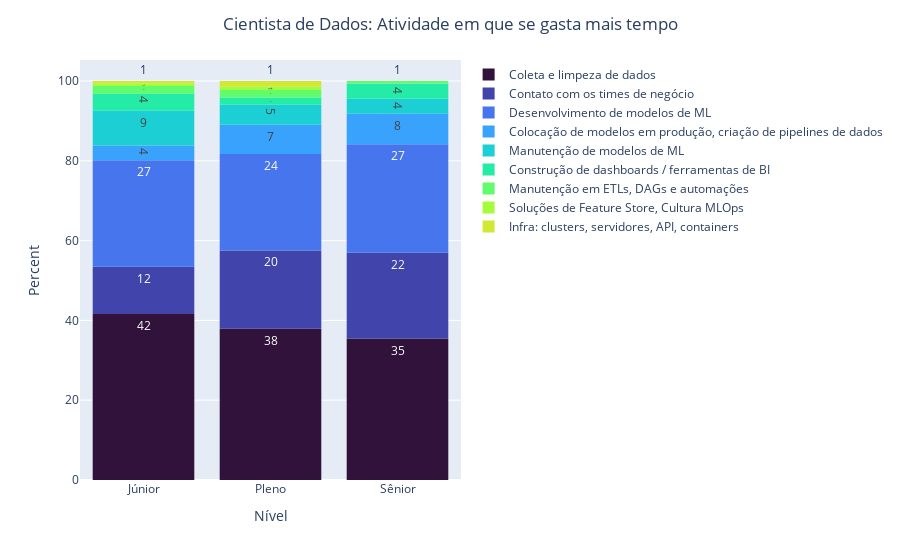

Notebook cell for this chart:
### Markdown cell above
As três principais atividades exercidas pelos cientistas de dados, independentemente da senioridade, são Coleta e limpeza de dados, Contato com os times de negócio e Desenvolvimento de modelos de Machine Learning.  
Conforme o nível de senioridade aumenta, nota-se que diminui a proporção da coleta e da limpeza de dados e aumenta a do contato com os times de negócio.

### Code cell
fig =px.histogram(df_atividade_melt_sg, y='value', color="variable", x="('P2_g ', 'Nivel')",barnorm='percent',text_auto='.0f', color_discrete_sequence= px.colors.sequential.Turbo, barmode='relative',labels={"variable":"","('P2_g ', 'Nivel')":"Nível"})
fig.update_layout(title={"text": "Cientista de Dados: Atividade em que se gasta mais tempo", "x": 0.5}, yaxis_title="Percent")
fig.show()

### Figure 1 — Plotly figure (JSON) as saved in the notebook; plotly's stock layout.template omitted (floating-point values rounded to 4 significant figures)
{"data": [{"alignmentgroup": "True", "bingroup": "x", "histfunc": "sum", "hovertemplate": "=Coleta e limpeza de dados<br>Nível=%{x}<br>sum of value (normalized as percent)=%{y}<extra></extra>", "legendgroup": "Coleta e limpeza de dados", "marker": {"color": "#30123b", "pattern": {"shape": ""}}, "name": "Coleta e limpeza de dados", "offsetgroup": "Coleta e limpeza de dados", "orientation": "v", "showlegend": true, "texttemplate": "%{value:.0f}", "type": "histogram", "x": ["Júnior", "Pleno", "Sênior"], "xaxis": "x", "y": [67, 83, 56], "yaxis": "y"}, {"alignmentgroup": "True", "bingroup": "x", "histfunc": "sum", "hovertemplate": "=Contato com os times de negócio<br>Nível=%{x}<br>sum of value (normalized as percent)=%{y}<extra></extra>", "legendgroup": "Contato com os times de negócio", "marker": {"color": "#4145ab", "pattern": {"shape": ""}}, "name": "Contato com os times de negócio", "offsetgroup": "Contato com os times de negócio", "orientation": "v", "showlegend": true, "texttemplate": "%{value:.0f}", "type": "histogram", "x": ["Júnior", "Pleno", "Sênior"], "xaxis": "x", "y": [19, 43, 34], "yaxis": "y"}, {"alignmentgroup": "True", "bingroup": "x", "histfunc": "sum", "hovertemplate": "=Desenvolvimento de modelos de ML<br>Nível=%{x}<br>sum of value (normalized as percent)=%{y}<extra></extra>", "legendgroup": "Desenvolvimento de modelos de ML", "marker": {"color": "#4675ed", "pattern": {"shape": ""}}, "name": "Desenvolvimento de modelos de ML", "offsetgroup": "Desenvolvimento de modelos de ML", "orientation": "v", "showlegend": true, "texttemplate": "%{value:.0f}", "type": "histogram", "x": ["Júnior", "Pleno", "Sênior"], "xaxis": "x", "y": [43, 53, 43], "yaxis": "y"}, {"alignmentgroup": "True", "bingroup": "x", "histfunc": "sum", "hovertemplate": "=Colocação de modelos em produção, criação de pipelines de dados<br>Nível=%{x}<br>sum of value (normalized as percent)=%{y}<extra></extra>", "legendgroup": "Colocação de modelos em produção, criação de pipelines de dados", "marker": {"color": "#39a2fc", "pattern": {"shape": ""}}, "name": "Colocação de modelos em produção, criação de pipelines de dados", "offsetgroup": "Colocação de modelos em produção, criação de pipelines de dados", "orientation": "v", "showlegend": true, "texttemplate": "%{value:.0f}", "type": "histogram", "x": ["Júnior", "Pleno", "Sênior"], "xaxis": "x", "y": [6, 16, 12], "yaxis": "y"}, {"alignmentgroup": "True", "bingroup": "x", "histfunc": "sum", "hovertemplate": "=Manutenção de modelos de ML<br>Nível=%{x}<br>sum of value (normalized as percent)=%{y}<extra></extra>", "legendgroup": "Manutenção de modelos de ML", "marker": {"color": "#1bcfd4", "pattern": {"shape": ""}}, "name": "Manutenção de modelos de ML", "offsetgroup": "Manutenção de modelos de ML", "orientation": "v", "showlegend": true, "texttemplate": "%{value:.0f}", "type": "histogram", "x": ["Júnior", "Pleno", "Sênior"], "xaxis": "x", "y": [14, 11, 6], "yaxis": "y"}, {"alignmentgroup": "True", "bingroup": "x", "histfunc": "sum", "hovertemplate": "=Construção de dashboards / ferramentas de BI<br>Nível=%{x}<br>sum of value (normalized as percent)=%{y}<extra></extra>", "legendgroup": "Construção de dashboards / ferramentas de BI", "marker": {"color": "#24eca6", "pattern": {"shape": ""}}, "name": "Construção de dashboards / ferramentas de BI", "offsetgroup": "Construção de dashboards / ferramentas de BI", "orientation": "v", "showlegend": true, "texttemplate": "%{value:.0f}", "type": "histogram", "x": ["Júnior", "Pleno", "Sênior"], "xaxis": "x", "y": [7, 4, 6], "yaxis": "y"}, {"alignmentgroup": "True", "bingroup": "x", "histfunc": "sum", "hovertemplate": "=Manutenção em ETLs, DAGs e automações<br>Nível=%{x}<br>sum of value (normalized as percent)=%{y}<extra></extra>", "legendgroup": "Manutenção em ETLs, DAGs e automações", "marker": {"color": "#61fc6c", "pattern": {"shape": ""}}, "name": "Manutenção em ETLs, DAGs e automações", "offsetgroup": "Manutenção em ETLs, DAGs e automações", "orientation": "v", "showlegend": true, "texttemplate": "%{value:.0f}", "type": "histogram", "x": ["Júnior", "Pleno", "Sênior"], "xaxis": "x", "y": [3, 4, 1], "yaxis": "y"}, {"alignmentgroup": "True", "bingroup": "x", "histfunc": "sum", "hovertemplate": "=Soluções de Feature Store, Cultura MLOps<br>Nível=%{x}<br>sum of value (normalized as percent)=%{y}<extra></extra>", "legendgroup": "Soluções de Feature Store, Cultura MLOps", "marker": {"color": "#a4fc3b", "pattern": {"shape": ""}}, "name": "Soluções de Feature Store, Cultura MLOps", "offsetgroup": "Soluções de Feature Store, Cultura MLOps", "orientation": "v", "showlegend": true, "texttemplate": "%{value:.0f}", "type": "histogram", "x": ["Júnior", "Pleno", "Sênior"], "xaxis": "x", "y": [1, 2, 0], "yaxis": "y"}, {"alignmentgroup": "True", "bingroup": "x", "histfunc": "sum", "hovertemplate": "=Infra: clusters, servidores, API, containers<br>Nível=%{x}<br>sum of value (normalized as percent)=%{y}<extra></extra>", "legendgroup": "Infra: clusters, servidores, API, containers", "marker": {"color": "#d1e834", "pattern": {"shape": ""}}, "name": "Infra: clusters, servidores, API, containers", "offsetgroup": "Infra: clusters, servidores, API, containers", "orientation": "v", "showlegend": true, "texttemplate": "%{value:.0f}", "type": "histogram", "x": ["Júnior", "Pleno", "Sênior"], "xaxis": "x", "y": [1, 3, 0], "yaxis": "y"}], "layout": {"barmode": "relative", "barnorm": "percent", "legend": {"title": {"text": ""}, "tracegroupgap": 0}, "margin": {"t": 60}, "title": {"text": "Cientista de Dados: Atividade em que se gasta mais tempo", "x": 0.5}, "xaxis": {"anchor": "y", "domain": [0, 1], "title": {"text": "Nível"}}, "yaxis": {"anchor": "x", "domain": [0, 1], "title": {"text": "Percent"}}}}
